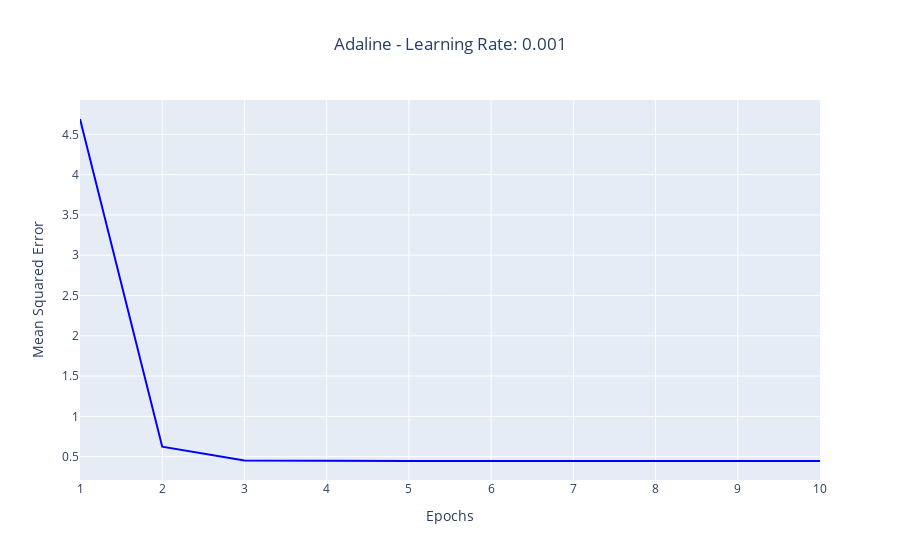

Here is the notebook cell this chart was saved with:
### Code cell
adaline2 = AdalineGD(eta=0.001, n_iter=10, random_state=1)
adaline2.fit(X2, y)

fig = px.line(x=range(1, adaline2.n_iter + 1), 
              y=adaline2.losses_,
              labels={'x': 'Epochs', 'y': 'Mean Squared Error'},
              title='Adaline - Learning Rate: {}'.format(adaline2.eta))
fig.update_traces(line=dict(color='blue', width=2))
fig.update_layout(title_x=0.5, xaxis_title='Epochs', yaxis_title='Mean Squared Error')
fig.show()

### Figure 1 — Plotly figure (JSON) as saved in the notebook; plotly's stock layout.template omitted (floating-point values rounded to 4 significant figures)
{"data": [{"hovertemplate": "Epochs=%{x}<br>Mean Squared Error=%{y}<extra></extra>", "legendgroup": "", "line": {"color": "blue", "dash": "solid", "width": 2}, "marker": {"symbol": "circle"}, "mode": "lines", "name": "", "orientation": "v", "showlegend": false, "type": "scatter", "x": [1, 2, 3, 4, 5, 6, 7, 8, 9, 10], "xaxis": "x", "y": [4.691, 0.6243, 0.4538, 0.4467, 0.4464, 0.4463, 0.4463, 0.4463, 0.4462, 0.4462], "yaxis": "y"}], "layout": {"legend": {"tracegroupgap": 0}, "title": {"text": "Adaline - Learning Rate: 0.001", "x": 0.5}, "xaxis": {"anchor": "y", "domain": [0, 1], "title": {"text": "Epochs"}}, "yaxis": {"anchor": "x", "domain": [0, 1], "title": {"text": "Mean Squared Error"}}}}
